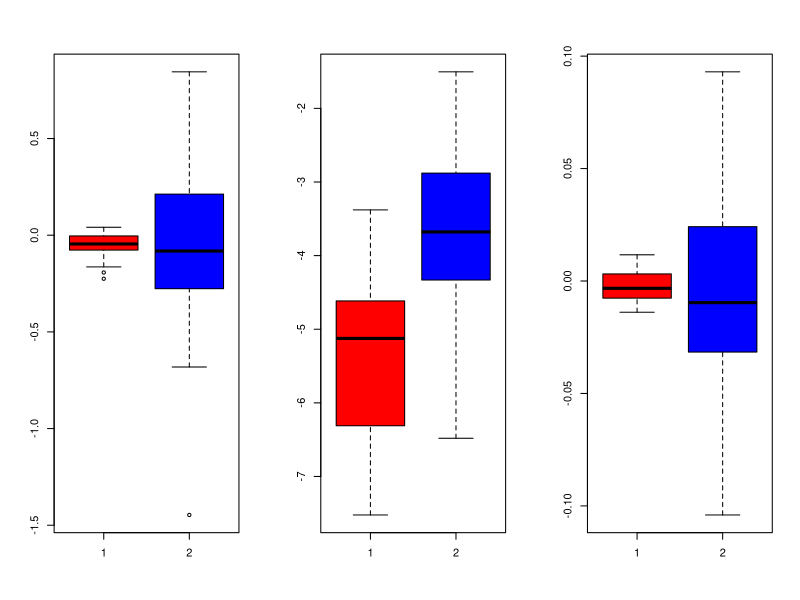

Write R code to recreate this figure.
D <- read.delim("horse_data23.txt")
print(D)
par(mfrow = c(1, 3))
boxplot(D[D$lameLeg == "none", "A"], D[D$lameLeg != "none", "A"], col = c("red", "blue"))
boxplot(D[D$lameLeg == "none", "S"], D[D$lameLeg != "none", "S"], col = c("red", "blue"))
boxplot(D[D$lameLeg == "none", "W"], D[D$lameLeg != "none", "W"], col = c("red", "blue"))
legend(1, 95, legend = c("No lameness", "Lame"))